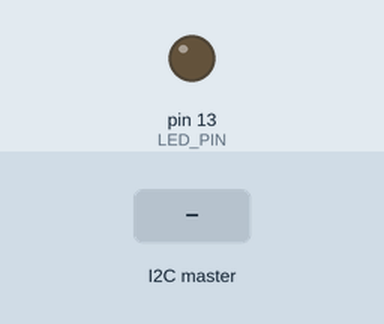
Recording of a sketch running on a simulated Arduino Uno, built with avr-gcc and run on an emulated ATmega328P. Shown: output pins drawn as LEDs (lit = HIGH). The test bench sets the inputs (shaded band).

Above: at 1.2 s.
1.3 s: the I2C master sends "b"
At 2.5 s:
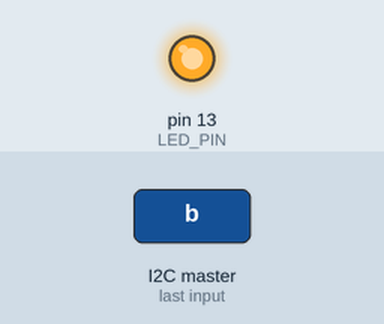
2.8 s: the I2C master sends "a"
At 3.8 s:
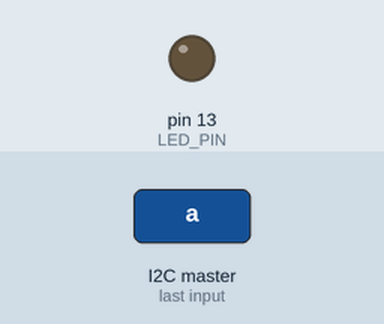
Timing chart, 0 to 5.8 s (numbered marks = the images above; inputs shaded):
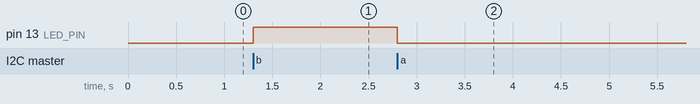

Measured:
- after the input at 1.3 s, pin 13 (LED_PIN): LOW → HIGH at once
- after the input at 2.8 s, pin 13 (LED_PIN): HIGH → LOW at once

The sketch:

slave2.ino
```cpp
#include <Wire.h>
#define LED_PIN 13

int x;

char data[] = {'0','1','2','3','4','5'};

void setup() {
  // put your setup code here, to run once:
  Serial.begin(9600);
  Wire.begin(2);
  Wire.onReceive(receiveEvent);
  Wire.onRequest(requestEvent);
  pinMode(LED_PIN,OUTPUT);
  digitalWrite(LED_PIN,LOW);

}

void loop() {
  // put your main code here, to run repeatedly:
  if (x == 'b')
    digitalWrite(LED_PIN,HIGH);
  else if (x == 'a')
    digitalWrite(LED_PIN,LOW);
}

//----------------------------------------------------------------
void receiveEvent(int howMany)
{
  x = Wire.read();
}
void requestEvent()
{
  Wire.write(data);
}
```
